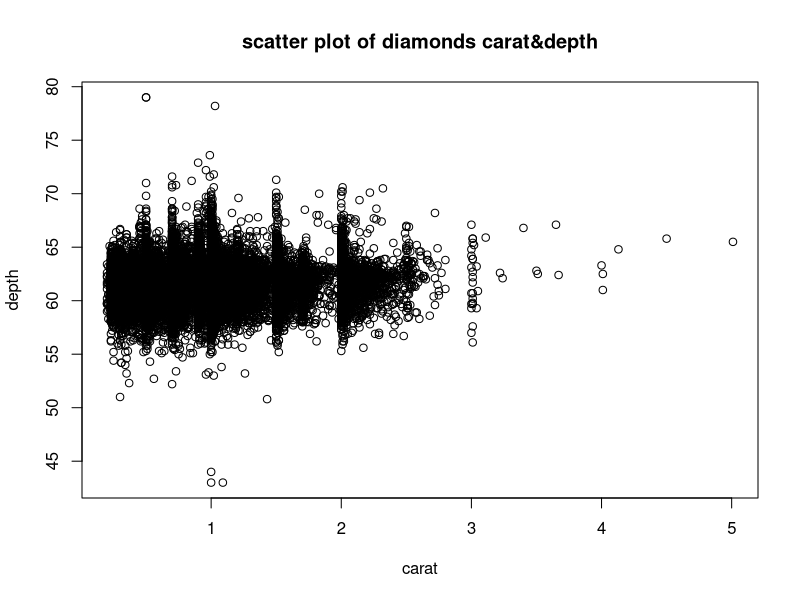
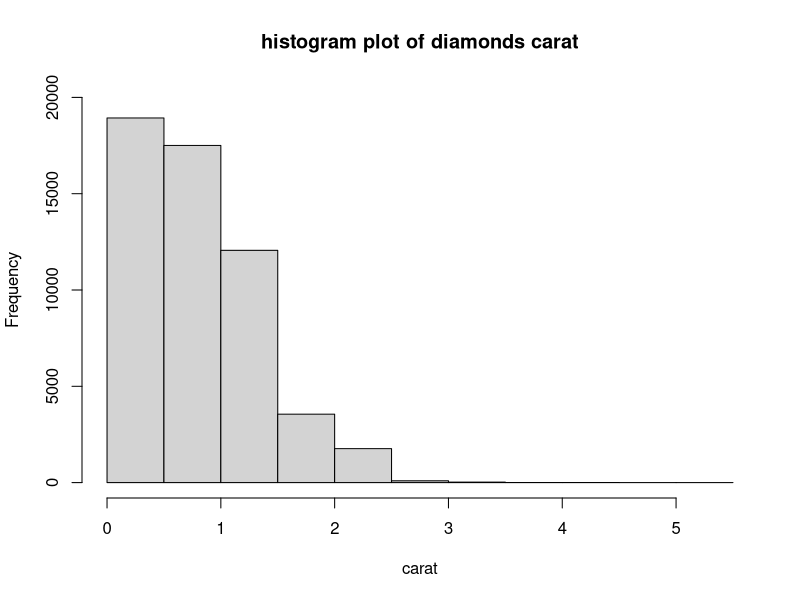

Here is the R script that generated these plots, in order:
## ---- chunk 1
library(ggplot2)
data(diamonds)
plot(x=diamonds$carat,y=diamonds$depth,
     main = "scatter plot of diamonds carat&depth",
     ylab = "depth",xlab = "carat")
hist(x=diamonds$carat, xlab = "carat", 
     main = "histogram plot of diamonds carat", 
     ylim = c(0,20000))
